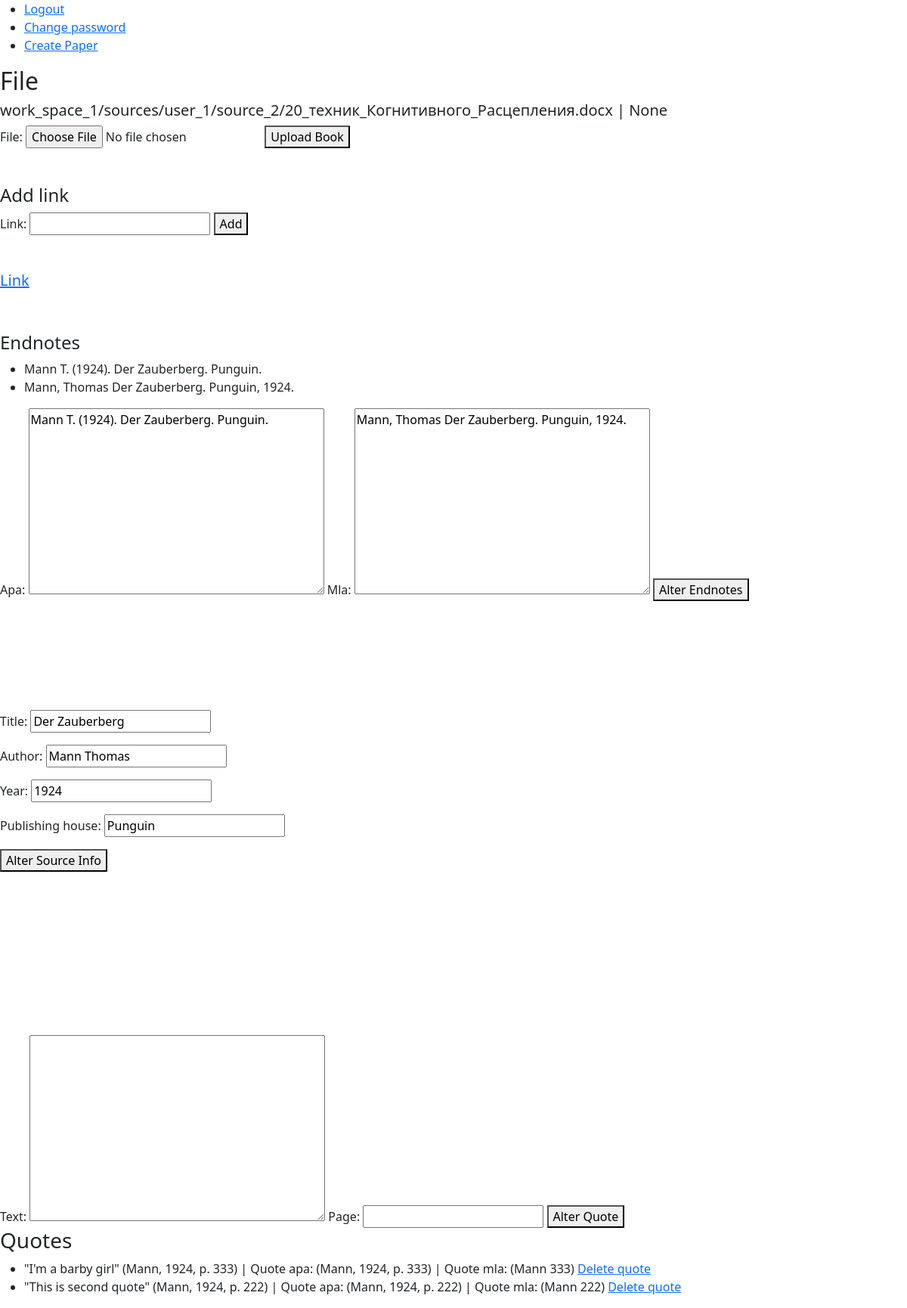
The app's page /source_space/2 (signed in) with its own data.
### bookshelf/models.py (models this page shows, shortened)
class Source(models.Model):
    real_type = models.ForeignKey(ContentType, editable=False, on_delete=models.CASCADE)
    work_space = models.ForeignKey(WorkSpace, on_delete=models.CASCADE, related_name="sources")
    user = models.ForeignKey(User, on_delete=models.CASCADE, related_name="sources")
    title = models.CharField(max_length=100)
    author = models.CharField(max_length=70, blank=True)
    year = models.CharField(max_length=5, blank=True)
    file = models.FileField(upload_to=saving_path, blank=True)
    link = models.CharField(max_length=40, blank=True)
    def cast(self):
        return self.real_type.get_object_for_this_type(pk=self.pk)

class Endnote(models.Model):
    source = models.ForeignKey(Source, on_delete=models.CASCADE)
    apa = models.CharField(max_length=50)
    mla = models.CharField(max_length=50)

class Book(Source):
    publishing_house = models.CharField(max_length=20)

class Quote(models.Model):
    source = models.ForeignKey(Source, on_delete=models.CASCADE, related_name="quotes")
    page = models.IntegerField()
    text = models.TextField()
    apa = models.CharField(max_length=20)
    mla = models.CharField(max_length=20)
    def apa_formatted(self):
        return f'"{self.text}" {self.apa}'
    def __str__(self):
        return self.apa_formatted()

### bookshelf/views.py (the view)
# urls.py: path("source_space/<int:source_id>", views.source_space, name="source_space"),
@login_required(redirect_field_name=None)
def source_space(request, source_id):
    source = check_source(source_id, request.user)
    quotes = source.quotes.all()
    endnotes = get_endnotes(source)
    endnote_form = AlterEndnoteForm().set_initials(endnotes)
    upload_form = UploadSourceForm()
    quote_form = NewQuoteForm()
    link_form = AddLinkForm()
    alter_form = get_and_set_alter_form(source)
    return render(request, "bookshelf/source_space.html", {"source": source,
                                                         "upload_form": upload_form,
                                                         "alter_form": alter_form,
                                                         "quote_form": quote_form,
                                                         "quotes": quotes,
                                                         "endnotes": endnotes,
                                                         "endnote_form": endnote_form,
                                                         "link_form": link_form})

### bookshelf/forms.py
class UploadSourceForm(forms.Form):
    file = forms.FileField(widget=forms.FileInput(attrs={"accept": ACCEPTED_UPLOAD_FORMATS}))

class AlterBookForm(forms.ModelForm):
    class Meta:
        model = Book
        fields = "__all__"
        exclude = EXCLUDE_FIELDS
    source_type = forms.CharField(widget=forms.HiddenInput(attrs={"value": "book"}))
    def set_initials(self, book: Book):
        for field in self.fields:
            if field != "source_type":
                self.fields[field].initial = book.__getattribute__(field)
        return self

### bookshelf/forms.py (called while the page is built)
def get_and_set_alter_form(source: Source):
    source_type = source.cast()
    match source_type:
        case Book():
            return AlterBookForm().set_initials(source.book)
        case Article():
            return AlterArticleForm().set_initials(source.article)
        case Chapter():
            return AlterChapterForm().set_initials(source.chapter)
        case Webpage():
            return AlterWebpageForm().set_initials(source.webpage)
        case _:
            return None

    def set_initials(self, endnote: Endnote):
        self.fields["apa"].initial = endnote.apa
        self.fields["mla"].initial = endnote.mla
        return self

### utils/verification.py (called while the page is built)
def check_work_space(space_id: int, user: User) -> WorkSpace | Http404 | PermissionDenied:
    try:
        space = WorkSpace.objects.get(pk=space_id)
    except ObjectDoesNotExist:
        raise Http404
    else:
        if space.owner != user and user not in space.guests.all():
            raise PermissionDenied
    return space

def check_source(source_id: int, user: User) -> Source | Http404:
    try:
        source = Source.objects.get(pk=source_id)
    except ObjectDoesNotExist:
        raise Http404
    else:
        source_type = source.cast()
        match source_type:
            case Book():
                check_work_space(source.book.work_space.pk, user)
            case Article():
                check_work_space(source.article.work_space.pk, user)
            case Chapter():
                check_work_space(source.chapter.work_space.pk, user)
            case Webpage():
                check_work_space(source.webpage.work_space.pk, user)
            case _:
                return None
    return source

def get_endnotes(source: Source) -> Endnote | Http404:
    try:
        return Endnote.objects.get(source=source)
    except ObjectDoesNotExist:
        raise Http404

### bookshelf/templates/bookshelf/source_space.html (shortened to what this page needs)
{% extends "layout.html" %}
{% load static %}
{% block body %}
    <h2>File</h2>
    <h5>{{ source.file }} | None </h5>
    <form enctype="multipart/form-data" action="{% url 'bookshelf:upload_source_file' source.pk %}" method="post">
        {{ upload_form }}
        <button type="submit">Upload Book</button>
    </form>
    <br><br>
    <h4>Add link</h4>
    <form action="{% url 'bookshelf:add_link' source.pk %}" method="post">
        {{ link_form }}
        <button type="submit">Add</button>
    </form>
    <br><br>
    <h5><a href="{{ source.link }}">Link</a></h5>
    <br><br>
    <h4>Endnotes</h4>
    <ul>
        <li>{{ endnotes.apa }}</li>
        <li>{{ endnotes.mla }}</li>
    </ul>
    <form action="{% url 'bookshelf:alter_endnote' endnotes.pk %}" method="post">
        {{ endnote_form }}
        <button type="submit">Alter Endnotes</button>
    </form>
    <br><br><br>
    <br><br><br>
    <form action="{% url 'bookshelf:alter_source' source.pk %}" method="post">
        {{ alter_form.as_p }}
        <button type="submit">Alter Source Info</button>
    </form>
    <br><br><br>
    <br><br><br>
    <br><br><br>
    <form action="{% url 'bookshelf:add_quote' source.pk %}" method="post">
        {{ quote_form }}
        <button type="submit">Alter Quote</button>
    </form>
    <h3>Quotes</h3>
    <ul>
        {% for quote in quotes %}
        <li>{{ quote }} | Quote apa: {{ quote.apa }} | Quote mla: {{ quote.mla }}
            <a href="{% url 'bookshelf:delete_quote' quote.pk %}">Delete quote</a>
        </li>
        {% endfor %}
    </ul>
{% endblock %}

### records on screen
Source: file "work_space_1/sources/user_1/source_2/20_техник_Когнитивного_Расцепления.docx", title "Der Zauberberg", author "Mann Thomas", year "1924"
Endnote: apa "Mann T. (1924). Der Zauberberg. Punguin.", mla "Mann, Thomas Der Zauberberg. Punguin, 1924."
Book: publishing_house "Punguin"
Quote: text+apa "\"I'm a barby girl\" (Mann, 1924, p. 333)", apa "(Mann, 1924, p. 333)", mla "(Mann 333)"
Quote: text+apa "\"This is second quote\" (Mann, 1924, p. 222)", apa "(Mann, 1924, p. 222)", mla "(Mann 222)"
